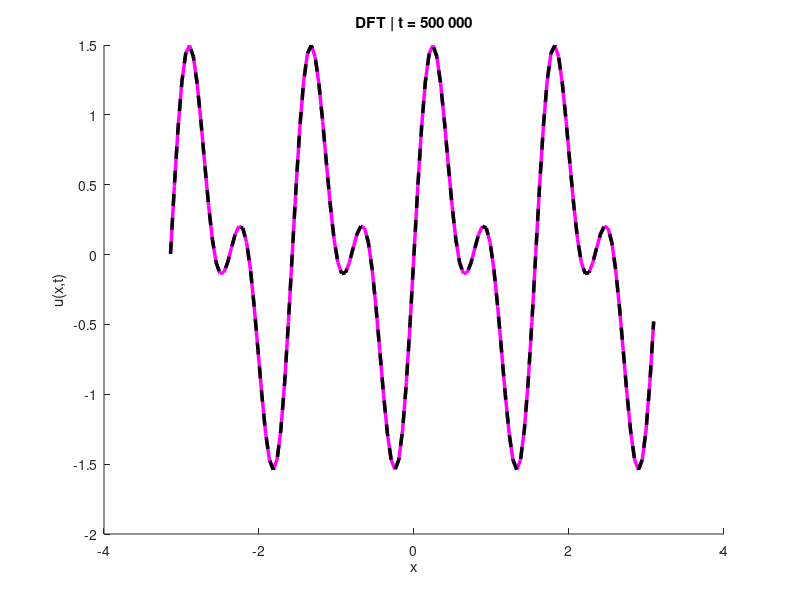

This chart was generated by the following MATLAB code: (Note: this script raises an error after producing the figure.)
clear all; close all; clc;

plot_time = 499999.831;

function str = formatThousands(num)
    str = num2str(round(num), '%d');
    str = regexprep(str, '(\d)(?=(\d{3})+$)', '$1 ');
end

N = 128;
I = 2*pi;
L = I/N;

k1 = 5;
k2 = 50;
m1 = ones(1,N);
m2 = 0.1*ones(1,N);

x = I/N * (-N/2 : N/2-1)';

k_wave1 = 4;
k_wave2 = 8;
amp1    = 1.0;
amp2    = 1.0;

u0 = amp1 * sin(k_wave1 * x) + amp2 * sin(k_wave2 * x);
v0 = -amp1*k_wave1*cos(k_wave1*x) - amp2*k_wave2*cos(k_wave2*x);
a0 = zeros(N,1);      

%% initial conditions
y0_exact = [u0; a0];                
ydot0     = [v0; zeros(N,1)];      

tspan = linspace(0, 30, 1000);

%% FD
A_fd = toeplitz([-2 1 zeros(1,N-3) 1]) / L^2;
D1 = diag(1./m1); D2 = diag(1./m2);
M_fd = [k1*D1*A_fd, D1; -k2*k1*D1*A_fd, -k2*(D2+D1)];
[V_fd, D_fd] = eig(full(M_fd));
lambda_fd = diag(D_fd);
omega_fd = sqrt(-lambda_fd + 1e-12i);
coeff_cos_fd = V_fd \ y0_exact;
coeff_sin_fd = (V_fd \ ydot0) ./ omega_fd;
u_fd_exact = @(t) real(V_fd(1:N,:) * (coeff_cos_fd .* cos(omega_fd*t) + coeff_sin_fd .* sin(omega_fd*t)));

%% Numerov
M_num = spdiags(ones(N,1)*[1 10 1], -1:1, N, N); 
M_num(1,N)=1; M_num(N,1)=1;
K_num = spdiags(ones(N,1)*[1 -2 1], -1:1, N, N); 
K_num(1,N)=1; K_num(N,1)=1;
A_num = (12/L^2) * (M_num \ K_num);
D1 = diag(1./m1); D2 = diag(1./m2);
M_num_full = [k1*D1*A_num, D1; -k2*k1*D1*A_num, -k2*(D2+D1)];
[V_num, D_num] = eig(full(M_num_full));
lambda_num = diag(D_num);
omega_num = sqrt(-lambda_num + 1e-12i);
coeff_cos_num = V_num \ y0_exact;
coeff_sin_num = (V_num \ ydot0) ./ omega_num;
u_num_exact = @(t) real(V_num(1:N,:) * (coeff_cos_num .* cos(omega_num*t) + coeff_sin_num .* sin(omega_num*t)));

%% DFT
k_vec = (2*pi/I) * [0:(N/2-1), -N/2:-1]';
Lambda = diag(-k_vec.^2);
F = fft(eye(N));
A_dft = ifft(Lambda * F);
A_dft = real(A_dft);
D1 = diag(1./m1); D2 = diag(1./m2);
M_dft = [k1*D1*A_dft, D1; -k2*k1*D1*A_dft, -k2*(D2+D1)];
[V_dft, D_dft] = eig(full(M_dft));
lambda_dft = diag(D_dft);
omega_dft = sqrt(-lambda_dft + 1e-12i);
coeff_cos_dft = V_dft \ y0_exact;
coeff_sin_dft = (V_dft \ ydot0) ./ omega_dft;
u_dft_exact = @(t) real(V_dft(1:N,:) * (coeff_cos_dft .* cos(omega_dft*t) + coeff_sin_dft .* sin(omega_dft*t)));

%% Exact
mu1 = m1(1);
mu2 = m2(1);

function u_mode = exact_mode(t, x, k, amp, mu1, mu2, k1, k2)
    kappa = k;
    A_op = -kappa^2;
    Mat = [k1/mu1 * A_op,          1/mu1;
           -k2*k1/mu1 * A_op,     -k2*(1/mu1 + 1/mu2)];

    [V_mat, D_mat] = eig(Mat);
    lambdas = diag(D_mat);
    omegas = real(sqrt(-real(lambdas)));
    [omegas, sort_idx] = sort(omegas);
    V_mat = V_mat(:, sort_idx);
    omega1 = omegas(1);
    omega2 = omegas(2);
    v1 = V_mat(:,1);
    v2 = V_mat(:,2);


    C_sin = V_mat \ [1; 0];

    B_cos = (V_mat \ [-kappa; 0]) ./ omegas;

    u_sin = C_sin(1)*v1(1)*cos(omega1*t) + C_sin(2)*v2(1)*cos(omega2*t);
    u_cos = B_cos(1)*v1(1)*sin(omega1*t) + B_cos(2)*v2(1)*sin(omega2*t);

    u_mode = amp * (u_sin .* sin(kappa * x) + u_cos .* cos(kappa * x));
end

u_exact_fun = @(t, x) exact_mode(t, x, k_wave1, amp1, mu1, mu2, k1, k2) + exact_mode(t, x, k_wave2, amp2, mu1, mu2, k1, k2);

%% === PostScript Image ===
figure('Position',[80 80 1480 760],'Color','white');
hold on;

%plot(x, u_fd_exact(plot_time),   'b-', 'LineWidth',2.5, 'DisplayName','FD');
%plot(x, u_num_exact(plot_time),  'r-', 'LineWidth',2.5, 'DisplayName','Numerov');
plot(x, u_dft_exact(plot_time),  'm-', 'LineWidth',2.5, 'DisplayName','DFT');
plot(x, u_exact_fun(plot_time, x), 'k--', 'LineWidth',2.5, 'DisplayName','Exact');

xlabel('x');
ylabel('u(x,t)');
title(sprintf('DFT | t = %s', formatThousands(plot_time)));

ax = gca;
ax.XTick = -pi : pi/2 : pi;
ax.XTickLabel = {'-\pi', '-\pi/2', '0', '\pi/2', '\pi'};
ax.YTick = -2 : 1 : 2;
ax.YTickLabel = {'-2', '-1','0', '1', '2'};

ax.FontSize = 25;
ax.LineWidth = 1.2;

ylim([-2 2]);
xlim([-pi pi]);
grid on;
%legend('Location','northwest','FontSize',20);

print('-depsc2', '-r300', 'two_periodic_same_meta_DFT.eps');

%% Video
video_filename = fullfile('videos', 'two_periodic_same_meta.avi');
vid = VideoWriter(video_filename, 'Uncompressed AVI');
vid.FrameRate = 10;
open(vid);

figure('Position',[80 80 1480 760],'Color','white');

for i = 1:length(tspan)
    t = tspan(i);
    
    clf; hold on;
    plot(x, u_fd_exact(t),   'b-', 'LineWidth',3.0, 'DisplayName','FD');
    %plot(x, u_num_exact(t),  'r-', 'LineWidth',3.0, 'DisplayName','Numerov ');
    %plot(x, u_dft_exact(t),  'm-', 'LineWidth',3.0, 'DisplayName','DFT ');
    plot(x, u_exact_fun(t, x), 'k--', 'LineWidth',3.0, 'DisplayName','Exact');
    
    xlabel('x');
    ylabel('u(x,t)');
    title(sprintf('Exact | t = %s', formatThousands(t)));

    ax = gca;
    ax.XTick = -pi : pi/2 : pi;
    ax.XTickLabel = {'-\pi', '-\pi/2', '0', '\pi/2', '\pi'};
    ax.YTick = -2 : 1 : 2;
    ax.YTickLabel = {'-2', '-1','0', '1', '2'};
    
    ax.FontSize = 25;
    ax.LineWidth = 1.2;
    
    ylim([-2 2]);
    xlim([-pi pi]);
    grid on;
    %legend('Location','northwest');
    hold off;
    
    frame = getframe(gcf);
    writeVideo(vid, frame);
end

close(vid);
